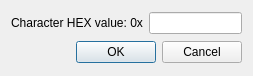
<?xml version="1.0" encoding="UTF-8"?>
<ui version="4.0">
 <class>CustomCharacterDialog</class>
 <widget class="QDialog" name="CustomCharacterDialog">
  <property name="geometry">
   <rect>
    <x>0</x>
    <y>0</y>
    <width>253</width>
    <height>76</height>
   </rect>
  </property>
  <property name="windowTitle">
   <string>Dialog</string>
  </property>
  <layout class="QVBoxLayout" name="verticalLayout">
   <item>
    <layout class="QHBoxLayout" name="horizontalLayout">
     <item>
      <widget class="QLabel" name="label">
       <property name="text">
        <string>Character HEX value: 0x</string>
       </property>
      </widget>
     </item>
     <item>
      <widget class="QLineEdit" name="lineEdit"/>
     </item>
    </layout>
   </item>
   <item>
    <widget class="QDialogButtonBox" name="buttonBox">
     <property name="orientation">
      <enum>Qt::Horizontal</enum>
     </property>
     <property name="standardButtons">
      <set>QDialogButtonBox::Cancel|QDialogButtonBox::Ok</set>
     </property>
    </widget>
   </item>
  </layout>
 </widget>
 <resources/>
 <connections>
  <connection>
   <sender>buttonBox</sender>
   <signal>accepted()</signal>
   <receiver>CustomCharacterDialog</receiver>
   <slot>accept()</slot>
   <hints>
    <hint type="sourcelabel">
     <x>248</x>
     <y>254</y>
    </hint>
    <hint type="destinationlabel">
     <x>157</x>
     <y>274</y>
    </hint>
   </hints>
  </connection>
  <connection>
   <sender>buttonBox</sender>
   <signal>rejected()</signal>
   <receiver>CustomCharacterDialog</receiver>
   <slot>reject()</slot>
   <hints>
    <hint type="sourcelabel">
     <x>316</x>
     <y>260</y>
    </hint>
    <hint type="destinationlabel">
     <x>286</x>
     <y>274</y>
    </hint>
   </hints>
  </connection>
 </connections>
</ui>
